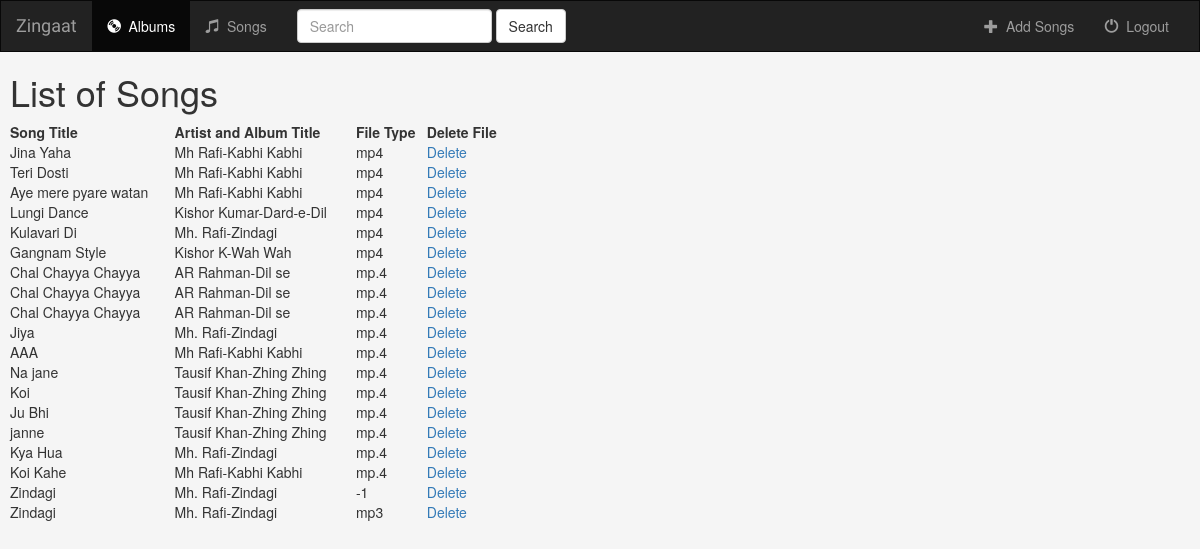
The app's page /music/songs/ with its own data.
### music/models.py (models this page shows, shortened)
class Song(models.Model):
	SONG_TYPE = (
		('-1', 'Select Type'),
		('mp3', 'Audio'),
		('mp4', 'Mobile Video'),
		('3gp', 'LQ Video'),
		('hd', 'HD Video')
	)
	album = models.ForeignKey(Album, on_delete=models.CASCADE, verbose_name='album name')
	file_type = models.CharField(max_length=10, choices=SONG_TYPE, default='-1')
	song_title = models.CharField(max_length=250)
	is_favourite = models.BooleanField(default=False)

class Album(models.Model):
	artist = models.CharField(max_length=250, help_text='Artist Name who Song the Songs')
	album_title = models.CharField(max_length=500, help_text='Album Name')
	genere = models.CharField(max_length=100, help_text='Genere: Classic, Rock etc.')
	album_logo = models.CharField(max_length=1000, help_text='Logo of Album must be an "url"')
	def __str__(self):
		return self.artist+'-'+self.album_title

### music/views.py (the view)
class SongsIndexView(generic.ListView):
	template_name= 'music/index_songs.html'
	context_object_name= 'all_songs'
	queryset= Song.objects.all()

### music/templates/music/index_songs.html
{% extends 'music/base.html' %}
{% block tab %}
	<ul class="nav navbar-nav navbar-right">
		<li class="">
			<a href="{% url 'music:add-songs' %}">
				<span class="glyphicon glyphicon-plus" aria-hidden="true"></span>&nbsp; Add Songs
			</a>
		</li>
		<li class="">
			<a href="#">
				<span class="glyphicon glyphicon-off" aria-hidden="true" id="logout"></span>&nbsp; Logout
			</a>
		</li>
	</ul>
{% endblock %}
{% block body %}
	<h1 style="margin: 10px">List of Songs</h1>
	<div class="table">
		<table width="500" cellpadding="15" cellspacing="10" style="margin: 10px">
			<tr>
				<th>Song Title</th>
				<th>Artist and Album Title</th>
				<th>File Type</th>
				<th>Delete File</th>
			</tr>
			{% for song in all_songs%}
			<tr>
				<td>{{song.song_title}}</td>
				<td>{{song.album}}</td>
				<td>{{song.file_type}}</td>
				<td><a href="#">Delete</a></td>
			</tr>
			{%endfor%}
		</table>
	</div>
{% endblock %}

### music/static/music/style.css (style rules this page uses)
body { background-image: url("images/background.png"); }

### records on screen
Song: song_title "Jina Yaha", album "Mh Rafi-Kabhi Kabhi", file_type "mp4"
Song: song_title "Teri Dosti", album "Mh Rafi-Kabhi Kabhi", file_type "mp4"
Song: song_title "Aye mere pyare watan", album "Mh Rafi-Kabhi Kabhi", file_type "mp4"
Song: song_title "Lungi Dance", album "Kishor Kumar-Dard-e-Dil", file_type "mp4"
Song: song_title "Kulavari Di", album "Mh. Rafi-Zindagi", file_type "mp4"
Song: song_title "Gangnam Style", album "Kishor K-Wah Wah", file_type "mp4"
Song: song_title "Chal Chayya Chayya", album "AR Rahman-Dil se", file_type "mp.4"
Song: song_title "Chal Chayya Chayya", album "AR Rahman-Dil se", file_type "mp.4"
Song: song_title "Chal Chayya Chayya", album "AR Rahman-Dil se", file_type "mp.4"
Song: song_title "Jiya", album "Mh. Rafi-Zindagi", file_type "mp.4"
Song: song_title "AAA", album "Mh Rafi-Kabhi Kabhi", file_type "mp.4"
Song: song_title "Na jane", album "Tausif Khan-Zhing Zhing", file_type "mp.4"
Song: song_title "Koi", album "Tausif Khan-Zhing Zhing", file_type "mp.4"
Song: song_title "Ju Bhi", album "Tausif Khan-Zhing Zhing", file_type "mp.4"
Song: song_title "janne", album "Tausif Khan-Zhing Zhing", file_type "mp.4"
Song: song_title "Kya Hua", album "Mh. Rafi-Zindagi", file_type "mp.4"
Song: song_title "Koi Kahe", album "Mh Rafi-Kabhi Kabhi", file_type "mp.4"
Song: song_title "Zindagi", album "Mh. Rafi-Zindagi", file_type "-1"
Song: song_title "Zindagi", album "Mh. Rafi-Zindagi", file_type "mp3"
